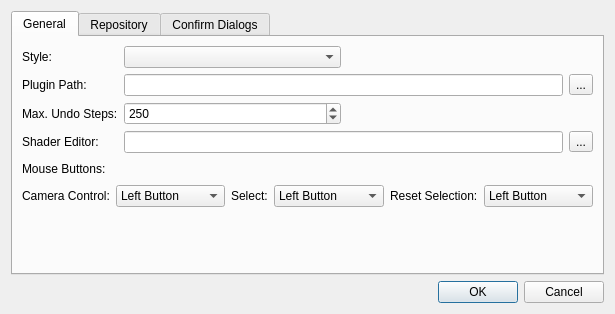
<ui version="4.0" >
 <class>SettingsDialog</class>
 <widget class="QDialog" name="SettingsDialog" >
  <property name="geometry" >
   <rect>
    <x>0</x>
    <y>0</y>
    <width>615</width>
    <height>314</height>
   </rect>
  </property>
  <property name="windowTitle" >
   <string>Settings</string>
  </property>
  <layout class="QVBoxLayout" >
   <item>
    <widget class="QTabWidget" name="m_settingTabWidget" >
     <property name="currentIndex" >
      <number>0</number>
     </property>
     <widget class="QWidget" name="m_editorSettingsWidget" >
      <attribute name="title" >
       <string>General</string>
      </attribute>
      <layout class="QGridLayout" >
       <item row="0" column="0" >
        <widget class="QLabel" name="label_10" >
         <property name="text" >
          <string>Style:</string>
         </property>
        </widget>
       </item>
       <item row="0" column="1" >
        <widget class="QComboBox" name="m_styleCombo" />
       </item>
       <item row="0" column="2" colspan="2" >
        <spacer>
         <property name="orientation" >
          <enum>Qt::Horizontal</enum>
         </property>
         <property name="sizeHint" >
          <size>
           <width>171</width>
           <height>20</height>
          </size>
         </property>
        </spacer>
       </item>
       <item row="1" column="0" >
        <widget class="QLabel" name="label" >
         <property name="whatsThis" >
          <string>The directory specified here will be searched for additionally editor plugins</string>
         </property>
         <property name="text" >
          <string>Plugin Path:</string>
         </property>
        </widget>
       </item>
       <item row="1" column="1" colspan="2" >
        <widget class="QLineEdit" name="m_plugInPath" />
       </item>
       <item row="1" column="3" >
        <widget class="QToolButton" name="m_setPluginPath" >
         <property name="text" >
          <string>...</string>
         </property>
        </widget>
       </item>
       <item row="2" column="0" >
        <widget class="QLabel" name="label_7" >
         <property name="text" >
          <string>Max. Undo Steps:</string>
         </property>
        </widget>
       </item>
       <item row="2" column="1" >
        <widget class="QSpinBox" name="m_undoSteps" >
         <property name="minimumSize" >
          <size>
           <width>71</width>
           <height>0</height>
          </size>
         </property>
         <property name="toolTip" >
          <string>Indicates the maximum number of steps that can be undone. 
Note that if you set this to unlimited the editor may consume much memory if you perform many operations on one single scene.</string>
         </property>
         <property name="wrapping" >
          <bool>true</bool>
         </property>
         <property name="specialValueText" >
          <string>Unlimited</string>
         </property>
         <property name="minimum" >
          <number>0</number>
         </property>
         <property name="maximum" >
          <number>1000</number>
         </property>
         <property name="value" >
          <number>250</number>
         </property>
        </widget>
       </item>
       <item row="2" column="2" colspan="2" >
        <spacer>
         <property name="orientation" >
          <enum>Qt::Horizontal</enum>
         </property>
         <property name="sizeHint" >
          <size>
           <width>171</width>
           <height>20</height>
          </size>
         </property>
        </spacer>
       </item>
       <item row="3" column="0" >
        <widget class="QLabel" name="label_2" >
         <property name="whatsThis" >
          <string>The application specified here will be used when you click the edit button next to a shader in the editor</string>
         </property>
         <property name="text" >
          <string>Shader Editor:</string>
         </property>
        </widget>
       </item>
       <item row="3" column="1" colspan="2" >
        <widget class="QLineEdit" name="m_shaderEditor" />
       </item>
       <item row="3" column="3" >
        <widget class="QToolButton" name="m_setShaderEditor" >
         <property name="text" >
          <string>...</string>
         </property>
        </widget>
       </item>
       <item row="4" column="0" >
        <widget class="QLabel" name="label_11" >
         <property name="text" >
          <string>Mouse Buttons:</string>
         </property>
        </widget>
       </item>
       <item row="4" column="1" colspan="3" >
        <spacer>
         <property name="orientation" >
          <enum>Qt::Horizontal</enum>
         </property>
         <property name="sizeHint" >
          <size>
           <width>481</width>
           <height>20</height>
          </size>
         </property>
        </spacer>
       </item>
       <item row="5" column="0" colspan="4" >
        <layout class="QHBoxLayout" >
         <item>
          <widget class="QLabel" name="label_12" >
           <property name="sizePolicy" >
            <sizepolicy vsizetype="Preferred" hsizetype="Fixed" >
             <horstretch>0</horstretch>
             <verstretch>0</verstretch>
            </sizepolicy>
           </property>
           <property name="text" >
            <string>Camera Control:</string>
           </property>
          </widget>
         </item>
         <item>
          <widget class="QComboBox" name="m_cameraMoveButton" >
           <item>
            <property name="text" >
             <string>Left Button</string>
            </property>
           </item>
           <item>
            <property name="text" >
             <string>Right Button</string>
            </property>
           </item>
           <item>
            <property name="text" >
             <string>Middle Button</string>
            </property>
           </item>
          </widget>
         </item>
         <item>
          <widget class="QLabel" name="label_13" >
           <property name="sizePolicy" >
            <sizepolicy vsizetype="Preferred" hsizetype="Fixed" >
             <horstretch>0</horstretch>
             <verstretch>0</verstretch>
            </sizepolicy>
           </property>
           <property name="text" >
            <string>Select:</string>
           </property>
          </widget>
         </item>
         <item>
          <widget class="QComboBox" name="m_selectButton" >
           <property name="currentIndex" >
            <number>0</number>
           </property>
           <item>
            <property name="text" >
             <string>Left Button</string>
            </property>
           </item>
           <item>
            <property name="text" >
             <string>Right Button</string>
            </property>
           </item>
           <item>
            <property name="text" >
             <string>Middle Button</string>
            </property>
           </item>
          </widget>
         </item>
         <item>
          <widget class="QLabel" name="label_14" >
           <property name="sizePolicy" >
            <sizepolicy vsizetype="Preferred" hsizetype="Fixed" >
             <horstretch>0</horstretch>
             <verstretch>0</verstretch>
            </sizepolicy>
           </property>
           <property name="text" >
            <string>Reset Selection:</string>
           </property>
          </widget>
         </item>
         <item>
          <widget class="QComboBox" name="m_resetSelectButton" >
           <property name="currentIndex" >
            <number>0</number>
           </property>
           <item>
            <property name="text" >
             <string>Left Button</string>
            </property>
           </item>
           <item>
            <property name="text" >
             <string>Right Button</string>
            </property>
           </item>
           <item>
            <property name="text" >
             <string>Middle Button</string>
            </property>
           </item>
          </widget>
         </item>
        </layout>
       </item>
       <item row="6" column="1" >
        <spacer>
         <property name="orientation" >
          <enum>Qt::Vertical</enum>
         </property>
         <property name="sizeHint" >
          <size>
           <width>20</width>
           <height>21</height>
          </size>
         </property>
        </spacer>
       </item>
      </layout>
     </widget>
     <widget class="QWidget" name="m_repositoryTabWidget" >
      <attribute name="title" >
       <string>Repository</string>
      </attribute>
      <layout class="QGridLayout" >
       <item row="0" column="0" >
        <widget class="QLabel" name="label_9" >
         <property name="text" >
          <string>Pipelines:</string>
         </property>
        </widget>
       </item>
       <item row="0" column="1" >
        <widget class="QLineEdit" name="m_pipelines" />
       </item>
       <item row="0" column="2" >
        <widget class="QToolButton" name="m_setPipelines" >
         <property name="text" >
          <string>...</string>
         </property>
        </widget>
       </item>
       <item row="1" column="0" >
        <widget class="QLabel" name="label_3" >
         <property name="text" >
          <string>Scene Graphs:</string>
         </property>
        </widget>
       </item>
       <item row="1" column="1" >
        <widget class="QLineEdit" name="m_sceneGraph" />
       </item>
       <item row="1" column="2" >
        <widget class="QToolButton" name="m_setSceneGraph" >
         <property name="text" >
          <string>...</string>
         </property>
        </widget>
       </item>
       <item row="2" column="0" >
        <widget class="QLabel" name="label_4" >
         <property name="text" >
          <string>Materials:</string>
         </property>
        </widget>
       </item>
       <item row="2" column="1" >
        <widget class="QLineEdit" name="m_material" />
       </item>
       <item row="2" column="2" >
        <widget class="QToolButton" name="m_setMaterial" >
         <property name="text" >
          <string>...</string>
         </property>
        </widget>
       </item>
       <item row="3" column="0" >
        <widget class="QLabel" name="label_5" >
         <property name="text" >
          <string>Textures:</string>
         </property>
        </widget>
       </item>
       <item row="3" column="1" >
        <widget class="QLineEdit" name="m_texture" />
       </item>
       <item row="3" column="2" >
        <widget class="QToolButton" name="m_setTexture" >
         <property name="text" >
          <string>...</string>
         </property>
        </widget>
       </item>
       <item row="4" column="0" >
        <widget class="QLabel" name="label_6" >
         <property name="text" >
          <string>Shaders:</string>
         </property>
        </widget>
       </item>
       <item row="4" column="1" >
        <widget class="QLineEdit" name="m_shader" />
       </item>
       <item row="4" column="2" >
        <widget class="QToolButton" name="m_setShader" >
         <property name="text" >
          <string>...</string>
         </property>
        </widget>
       </item>
       <item row="5" column="0" >
        <widget class="QLabel" name="label_8" >
         <property name="text" >
          <string>Effects:</string>
         </property>
        </widget>
       </item>
       <item row="5" column="1" >
        <widget class="QLineEdit" name="m_effects" />
       </item>
       <item row="5" column="2" >
        <widget class="QToolButton" name="m_setEffects" >
         <property name="text" >
          <string>...</string>
         </property>
        </widget>
       </item>
      </layout>
     </widget>
     <widget class="QWidget" name="m_dialogWidget" >
      <attribute name="title" >
       <string>Confirm Dialogs</string>
      </attribute>
      <layout class="QGridLayout" >
       <item row="0" column="0" >
        <widget class="QLabel" name="label_15" >
         <property name="sizePolicy" >
          <sizepolicy vsizetype="Preferred" hsizetype="Fixed" >
           <horstretch>0</horstretch>
           <verstretch>0</verstretch>
          </sizepolicy>
         </property>
         <property name="toolTip" >
          <string>This option specifies the editor's behavior if the transformation of a scene graph node is not in sync with the transformation stored in the scene graph node representation. This may happen, if you have changed the transformation by using some lua code or a custom plugin</string>
         </property>
         <property name="statusTip" >
          <string>This option specifies the editor's behavior if the transformation of a scene graph node is not in sync with the transformation stored in the scene graph node representation. This may happen, if you have changed the transformation by using some lua code or a custom plugin</string>
         </property>
         <property name="whatsThis" >
          <string>This option specifies the editor's behavior if the transformation of a scene graph node is not in sync with the transformation stored in the scene graph node representation. This may happen, if you have changed the transformation by using some lua code or a custom plugin</string>
         </property>
         <property name="text" >
          <string>Transformation Mismatch Behavior:</string>
         </property>
        </widget>
       </item>
       <item row="0" column="1" >
        <widget class="QComboBox" name="m_transMismatchBehavior" >
         <item>
          <property name="text" >
           <string>Ask</string>
          </property>
         </item>
         <item>
          <property name="text" >
           <string>Use current transformation</string>
          </property>
         </item>
         <item>
          <property name="text" >
           <string>Reset to scene graph transformation</string>
          </property>
         </item>
        </widget>
       </item>
       <item row="1" column="0" >
        <widget class="QLabel" name="label_16" >
         <property name="toolTip" >
          <string>Specifies the behavior if the scene description file (.scn file) has been changed outside of the editor. It is not recommended to use the "Always reload" option, since sometimes a change is detected although you have only pressed the save button within the editor.</string>
         </property>
         <property name="whatsThis" >
          <string>Specifies the behavior if the scene description file (.scn file) has been changed outside of the editor. It is not recommended to use the "Always reload" option, since sometimes a change is detected although you have only pressed the save button within the editor.</string>
         </property>
         <property name="text" >
          <string>Scene File Changed:</string>
         </property>
        </widget>
       </item>
       <item row="1" column="1" >
        <widget class="QComboBox" name="m_sceneFileChangedBehavior" >
         <item>
          <property name="text" >
           <string>Ask</string>
          </property>
         </item>
         <item>
          <property name="text" >
           <string>Ignore</string>
          </property>
         </item>
         <item>
          <property name="text" >
           <string>Always reload (not recommended)</string>
          </property>
         </item>
        </widget>
       </item>
       <item row="2" column="1" >
        <spacer>
         <property name="orientation" >
          <enum>Qt::Vertical</enum>
         </property>
         <property name="sizeHint" >
          <size>
           <width>20</width>
           <height>40</height>
          </size>
         </property>
        </spacer>
       </item>
      </layout>
     </widget>
    </widget>
   </item>
   <item>
    <widget class="QDialogButtonBox" name="buttonBox" >
     <property name="orientation" >
      <enum>Qt::Horizontal</enum>
     </property>
     <property name="standardButtons" >
      <set>QDialogButtonBox::Cancel|QDialogButtonBox::NoButton|QDialogButtonBox::Ok</set>
     </property>
    </widget>
   </item>
  </layout>
 </widget>
 <resources/>
 <connections>
  <connection>
   <sender>buttonBox</sender>
   <signal>accepted()</signal>
   <receiver>SettingsDialog</receiver>
   <slot>accept()</slot>
   <hints>
    <hint type="sourcelabel" >
     <x>205</x>
     <y>49</y>
    </hint>
    <hint type="destinationlabel" >
     <x>205</x>
     <y>35</y>
    </hint>
   </hints>
  </connection>
  <connection>
   <sender>buttonBox</sender>
   <signal>rejected()</signal>
   <receiver>SettingsDialog</receiver>
   <slot>reject()</slot>
   <hints>
    <hint type="sourcelabel" >
     <x>205</x>
     <y>49</y>
    </hint>
    <hint type="destinationlabel" >
     <x>205</x>
     <y>35</y>
    </hint>
   </hints>
  </connection>
 </connections>
</ui>
